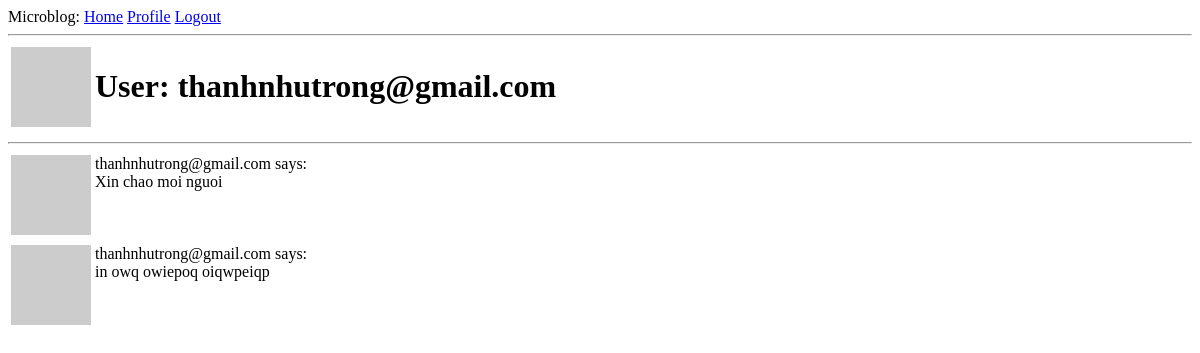
/user/thanhnhutrong@gmail.com (signed in), run on an earlier commit of the app's database.
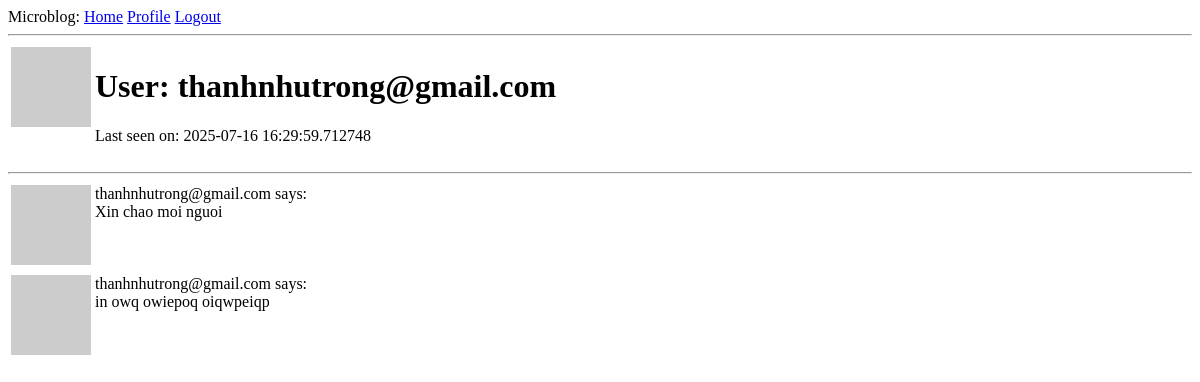
And on a later commit of the database.
### app/models.py (models this page shows, shortened)
class User(UserMixin, db.Model):
    id: so.Mapped[int] = so.mapped_column(primary_key=True)
    username: so.Mapped[str] = so.mapped_column(sa.String(64), index=True, unique=True)
    email: so.Mapped[str] = so.mapped_column(sa.String(120), index=True, unique=True)
    password_hash: so.Mapped[Optional[str]] = so.mapped_column(sa.String(256))
    posts: so.WriteOnlyMapped['Post'] = so.relationship(back_populates='author')
    about_me: so.Mapped[Optional[str]] = so.mapped_column(sa.String(140))
    last_time: so.Mapped[Optional[datetime]] = so.mapped_column(default=lambda: datetime.now(timezone.utc))
    def avatar(self, size):
        digest = md5(self.email.lower().encode('utf-8')).hexdigest()
        return f'https://www.gravatar.com/avatar/{digest}?d=identicon&s={size}'

### app/routes.py (the view)
@app.route('/user/<username>')
@login_required
def user(username):
    user = db.first_or_404(sa.select(User).where(User.username == username))
    posts = [
        {'author': user, 'body': 'Xin chao moi nguoi'},
        {'author': user, 'body': "in owq owiepoq oiqwpeiqp"}
    ]
    return render_template('user.html', user=user, posts=posts)

### app/models.py (called while the page is built)
@login.user_loader
def load_user(id):
    return db.session.get(User, int(id))

### app/routes.py (called while the page is built)
@app.before_request
def before_request():
    if current_user.is_authenticated:
        current_user.last_time = datetime.now(timezone.utc)
        db.session.commit()

### app/templates/user.html (shortened to what this page needs)
{% extends "base.html" %}
{% block content %}
    <table>
        <tr valign="top">
            <td><img src="{{ user.avatar(128) }}"></td>
            <td>
                <h1>User: {{ user.username }}</h1>
                {% if user.last_time %}<p>Last seen on: {{ user.last_time }}</p>{% endif %}
            </td>
        </tr>
    </table>
    <hr>
    {% for post in posts %}
        {% include '_post.html' %}
    {% endfor %}
{% endblock %}

### app/templates/base.html (shortened to what this page needs)
<!DOCTYPE html>
<html lang="en">
<head>
</head>
<body>
    <div>
        Microblog:
        <a href="{{ url_for('index') }}">Home</a>
        {% if current_user.is_anonymous %}
        <a href="{{ url_for('login') }}">Login</a>
        {% else %}
        <a href="{{ url_for('user', username=current_user.username) }}">Profile</a>
        <a href="{{ url_for('logout') }}">Logout</a>
        {% endif %}
    </div>
    <hr>
    {% block content %}{% endblock %}
</body>
</html>

### app/templates/_post.html
    <table>
        <tr valign="top">
            <td><img src="{{ post.author.avatar(36) }}"></td>
            <td>{{ post.author.username }} says:<br>{{ post.body }}</td>
        </tr>
    </table>

What changed in the data, as far as the page shows it:
changed User "thanhnhutrong@gmail.com": last_time (not shown) → "2025-07-16 16:29:59.712748"
Also different on the page:
text now shown: "Last seen on:"
